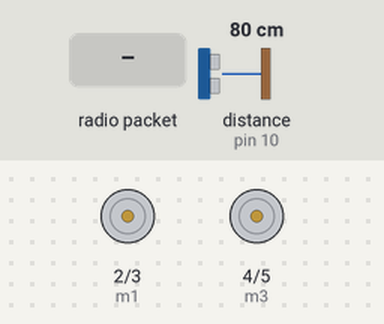
This sketch was run on a simulated Arduino Uno, built with avr-gcc and run on an emulated ATmega328P. On the bench: motor-driver pin pairs drawn as motors (green arrow = first pin HIGH = forward, orange = second pin HIGH = backward, longer = more drive, scaled by the enable pin). Wiring (inferred from the names in the program): ultrasonic range finder: trigger pin 9; echo pin 10. Inputs (shaded band) come from the test bench; at power-on: distance to the obstacle (sensor on pin 10) 80 cm. The echo pulse lasts 58.3 µs per cm; no radio packets arrive unless stated.

Above: at 1.2 s.
1.3 s: radio packet "forward" arrives
At 2.2 s:
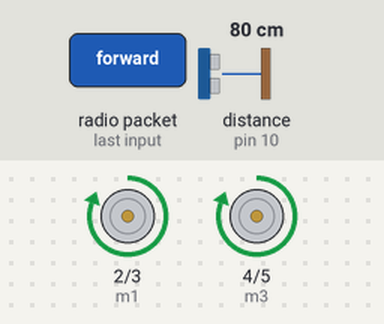
2.8 s: radio packet "backward" arrives
At 3.3 s:
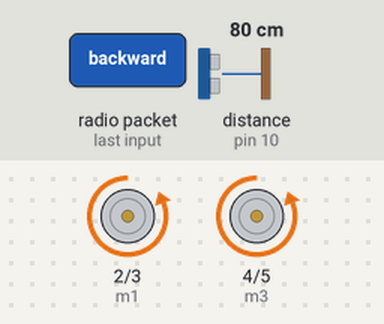
4.3 s: radio packet "left" arrives
At 4.6 s:
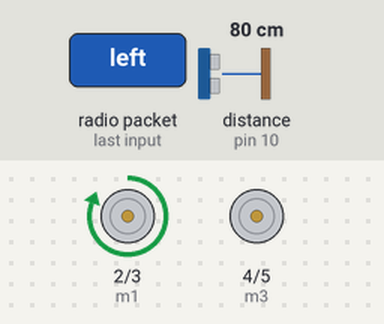
5.8 s: radio packet "right" arrives
At 6.9 s:
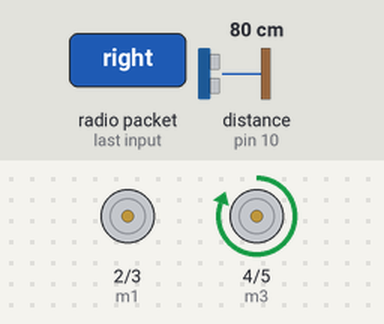
9.2 s: radio packet "stop" arrives
At 10.5 s:
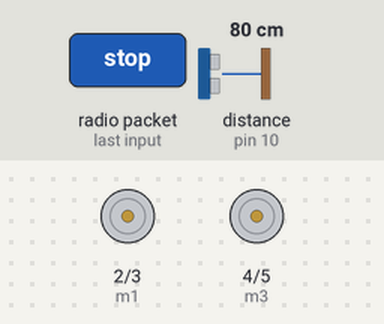
Timing chart, 0 to 12.2 s (numbered marks = the images above; inputs shaded):
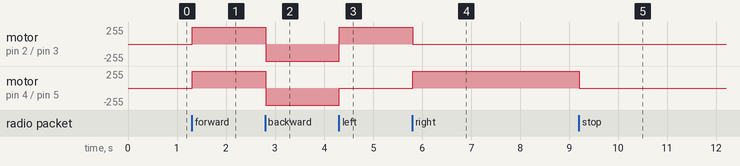

The sketch:

finalrmod.ino
```cpp
#include <VirtualWire.h>

#define m1 2
#define m2 3
#define m3 4
#define m4 5
#define enA 6
#define enB 7
#define rfRxPin 11
#define trigPin 9
#define echoPin 10

bool motorsActivated = true; // Initialize with motors activated
unsigned long lastCommandTime = 0;
const unsigned long commandDelay = 500; // Delay between commands in milliseconds

enum MotorState {
    STOPPED,
    FORWARD,
    BACKWARD,
    LEFT,
    RIGHT
};

MotorState currentMotorState = STOPPED;

void setup() {
    vw_set_rx_pin(rfRxPin);
    vw_setup(2000);
    pinMode(m1, OUTPUT);
    pinMode(m2, OUTPUT);
    pinMode(m3, OUTPUT);
    pinMode(m4, OUTPUT);
    pinMode(enA, OUTPUT);
    pinMode(enB, OUTPUT);
    pinMode(trigPin, OUTPUT);
    pinMode(echoPin, INPUT);

    digitalWrite(enA, HIGH); // Enable motor driver A
    digitalWrite(enB, HIGH); // Enable motor driver B

    Serial.begin(9600);
    vw_rx_start();
}

void loop() {
    uint8_t buf[VW_MAX_MESSAGE_LEN];
    uint8_t buflen = VW_MAX_MESSAGE_LEN;

    if (vw_get_message(buf, &buflen)) {
        buf[buflen] = '\0'; // Null-terminate the received message
        String receivedCommand = (char *)buf;

        if (millis() - lastCommandTime >= commandDelay) {
            if (receivedCommand == "forward") {
                if (motorsActivated) {
                    currentMotorState = FORWARD;
                } else {
                    currentMotorState = STOPPED;
                }
            }
            else if (receivedCommand == "backward") {
                if (motorsActivated) {
                    currentMotorState = BACKWARD;
                } else {
                    currentMotorState = BACKWARD;
                }
            }
            else if (receivedCommand == "left") {
                if (motorsActivated) {
                    currentMotorState = LEFT;
                } else {
                    currentMotorState = STOPPED;
                }
            }
            else if (receivedCommand == "right") {
                if (motorsActivated) {
                    currentMotorState = RIGHT;
                } else {
                    currentMotorState = STOPPED;
                }
            }
            else if (receivedCommand == "stop") {
                currentMotorState = STOPPED;
            }

            lastCommandTime = millis();
        }
    }

    long distance = measureDistance();

    // If an obstacle is detected within 10cm, stop forward movement and turns
    if (distance < 10) {
        motorsActivated = false;
        Serial.println("Obstacle detected, stopping forward movement and turns.");
    } else {
        motorsActivated = true;
    }

    updateMotors();
}

void updateMotors() {
    switch (currentMotorState) {
        case STOPPED:
            stopMotors();
            break;
        case FORWARD:
            moveForward();
            break;
        case BACKWARD:
            moveBackward();
            break;
        case LEFT:
            turnLeft();
            break;
        case RIGHT:
            turnRight();
            break;
    }
}

void moveForward() {
    digitalWrite(m1, HIGH);
    digitalWrite(m2, LOW);
    digitalWrite(m3, HIGH);
    digitalWrite(m4, LOW);
}

void moveBackward() {
    digitalWrite(m1, LOW);
    digitalWrite(m2, HIGH);
    digitalWrite(m3, LOW);
    digitalWrite(m4, HIGH);
}

void turnLeft() {
    digitalWrite(m1, HIGH);
    digitalWrite(m2, LOW);
    digitalWrite(m3, LOW);
    digitalWrite(m4, LOW);
}

void turnRight() {
    digitalWrite(m1, LOW);
    digitalWrite(m2, LOW);
    digitalWrite(m3, HIGH);
    digitalWrite(m4, LOW);
}

void stopMotors() {
    digitalWrite(m1, LOW);
    digitalWrite(m2, LOW);
    digitalWrite(m3, LOW);
    digitalWrite(m4, LOW);
}

long measureDistance() {
    long duration, distance;

    digitalWrite(trigPin, LOW);
    delayMicroseconds(2);
    digitalWrite(trigPin, HIGH);
    delayMicroseconds(10);
    digitalWrite(trigPin, LOW);
    duration = pulseIn(echoPin, HIGH);
    distance = (duration / 2) * 0.034;
    return distance;
}
```

Measured:
- after the input at 1.3 s, motor on pin 2 (m1) / pin 3 (m2), motor on pin 4 (m3) / pin 5 (m4): stopped → forward 255/255 at once
- after the input at 2.8 s, motor on pin 2 (m1) / pin 3 (m2), motor on pin 4 (m3) / pin 5 (m4): forward 255/255 → backward 255/255 at once
- after the input at 4.3 s, motor on pin 2 (m1) / pin 3 (m2): backward 255/255 → forward 255/255 at once; motor on pin 4 (m3) / pin 5 (m4): backward 255/255 → stopped at once
- after the input at 5.8 s, motor on pin 2 (m1) / pin 3 (m2): forward 255/255 → stopped at once; motor on pin 4 (m3) / pin 5 (m4): stopped → forward 255/255 at once
- after the input at 9.2 s, motor on pin 4 (m3) / pin 5 (m4): forward 255/255 → stopped at once
